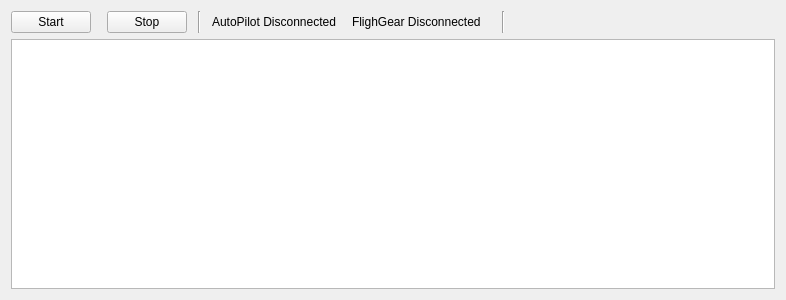
<?xml version="1.0" encoding="UTF-8"?>
<ui version="4.0">
 <class>HITLWidget</class>
 <widget class="QWidget" name="HITLWidget">
  <property name="geometry">
   <rect>
    <x>0</x>
    <y>0</y>
    <width>786</width>
    <height>300</height>
   </rect>
  </property>
  <property name="windowTitle">
   <string>Form</string>
  </property>
  <layout class="QVBoxLayout" name="verticalLayout">
   <item>
    <layout class="QHBoxLayout" name="horizontalLayout">
     <item>
      <widget class="QPushButton" name="startButton">
       <property name="toolTip">
        <string>Request update</string>
       </property>
       <property name="text">
        <string>Start</string>
       </property>
      </widget>
     </item>
     <item>
      <spacer name="horizontalSpacer">
       <property name="orientation">
        <enum>Qt::Horizontal</enum>
       </property>
       <property name="sizeType">
        <enum>QSizePolicy::Preferred</enum>
       </property>
       <property name="sizeHint" stdset="0">
        <size>
         <width>10</width>
         <height>20</height>
        </size>
       </property>
      </spacer>
     </item>
     <item>
      <widget class="QPushButton" name="stopButton">
       <property name="toolTip">
        <string>Send update</string>
       </property>
       <property name="text">
        <string>Stop</string>
       </property>
      </widget>
     </item>
     <item>
      <spacer name="horizontalSpacer_7">
       <property name="orientation">
        <enum>Qt::Horizontal</enum>
       </property>
       <property name="sizeType">
        <enum>QSizePolicy::Preferred</enum>
       </property>
       <property name="sizeHint" stdset="0">
        <size>
         <width>5</width>
         <height>20</height>
        </size>
       </property>
      </spacer>
     </item>
     <item>
      <widget class="Line" name="line">
       <property name="orientation">
        <enum>Qt::Vertical</enum>
       </property>
      </widget>
     </item>
     <item>
      <spacer name="horizontalSpacer_4">
       <property name="orientation">
        <enum>Qt::Horizontal</enum>
       </property>
       <property name="sizeType">
        <enum>QSizePolicy::Preferred</enum>
       </property>
       <property name="sizeHint" stdset="0">
        <size>
         <width>5</width>
         <height>20</height>
        </size>
       </property>
      </spacer>
     </item>
     <item>
      <widget class="QLabel" name="apLabel">
       <property name="font">
        <font>
         <weight>50</weight>
         <bold>false</bold>
        </font>
       </property>
       <property name="autoFillBackground">
        <bool>false</bool>
       </property>
       <property name="text">
        <string>AutoPilot Disconnected</string>
       </property>
      </widget>
     </item>
     <item>
      <spacer name="horizontalSpacer_5">
       <property name="orientation">
        <enum>Qt::Horizontal</enum>
       </property>
       <property name="sizeType">
        <enum>QSizePolicy::Preferred</enum>
       </property>
       <property name="sizeHint" stdset="0">
        <size>
         <width>10</width>
         <height>20</height>
        </size>
       </property>
      </spacer>
     </item>
     <item>
      <widget class="QLabel" name="fgLabel">
       <property name="text">
        <string>FlighGear Disconnected</string>
       </property>
      </widget>
     </item>
     <item>
      <spacer name="horizontalSpacer_2">
       <property name="orientation">
        <enum>Qt::Horizontal</enum>
       </property>
       <property name="sizeType">
        <enum>QSizePolicy::Preferred</enum>
       </property>
       <property name="sizeHint" stdset="0">
        <size>
         <width>10</width>
         <height>20</height>
        </size>
       </property>
      </spacer>
     </item>
     <item>
      <spacer name="horizontalSpacer_6">
       <property name="orientation">
        <enum>Qt::Horizontal</enum>
       </property>
       <property name="sizeType">
        <enum>QSizePolicy::Preferred</enum>
       </property>
       <property name="sizeHint" stdset="0">
        <size>
         <width>5</width>
         <height>20</height>
        </size>
       </property>
      </spacer>
     </item>
     <item>
      <widget class="Line" name="line_2">
       <property name="orientation">
        <enum>Qt::Vertical</enum>
       </property>
      </widget>
     </item>
     <item>
      <spacer name="horizontalSpacer_8">
       <property name="orientation">
        <enum>Qt::Horizontal</enum>
       </property>
       <property name="sizeType">
        <enum>QSizePolicy::Preferred</enum>
       </property>
       <property name="sizeHint" stdset="0">
        <size>
         <width>5</width>
         <height>20</height>
        </size>
       </property>
      </spacer>
     </item>
     <item>
      <spacer name="horizontalSpacer_3">
       <property name="orientation">
        <enum>Qt::Horizontal</enum>
       </property>
       <property name="sizeHint" stdset="0">
        <size>
         <width>40</width>
         <height>20</height>
        </size>
       </property>
      </spacer>
     </item>
    </layout>
   </item>
   <item>
    <widget class="QTextBrowser" name="textBrowser"/>
   </item>
  </layout>
 </widget>
 <resources/>
 <connections/>
</ui>
